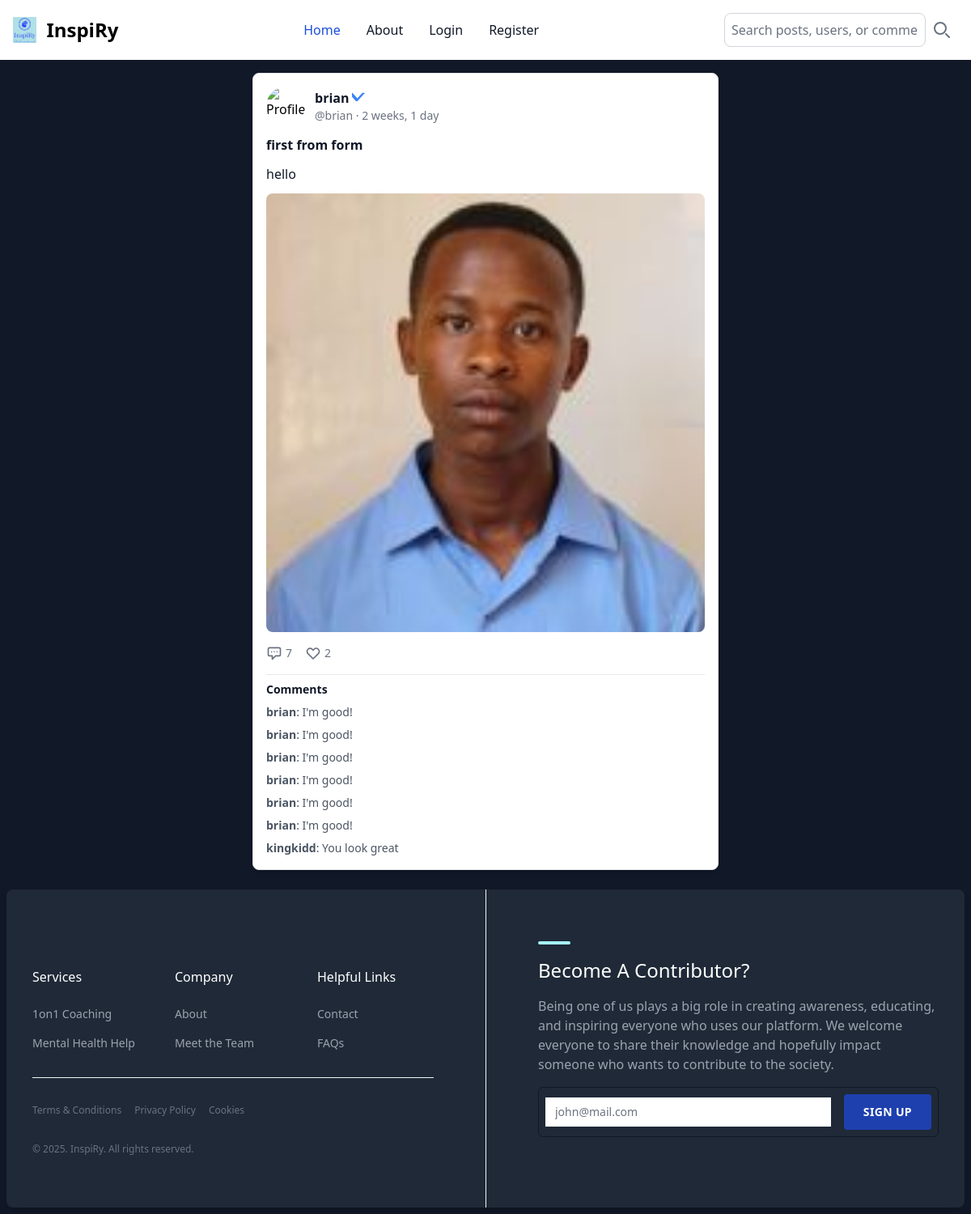
/posts/4/, run on an earlier commit of the app's database.
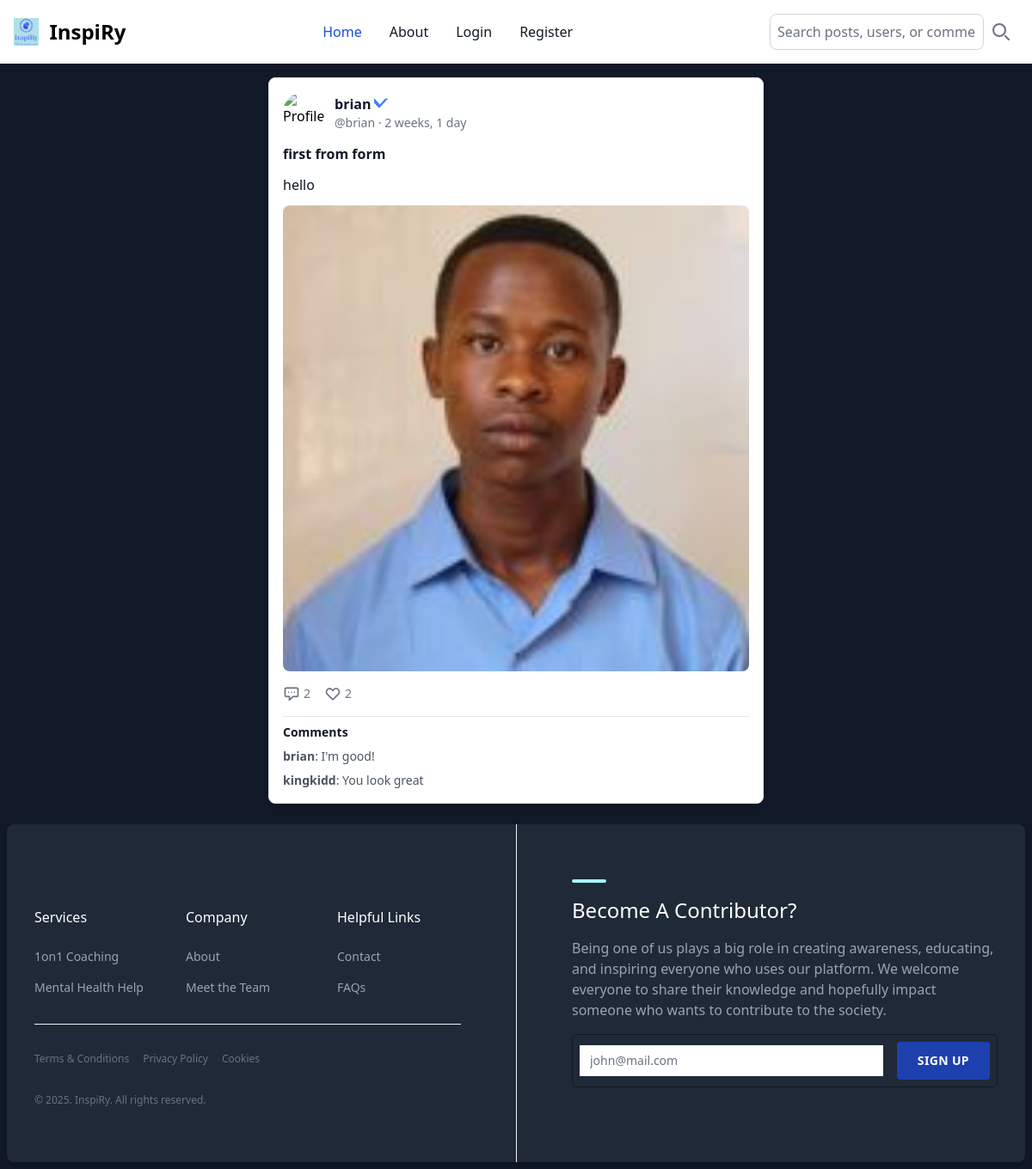
And on a later commit of the database.
### InspiRy/models.py (models this page shows, shortened)
class Post(models.Model):
    title = models.CharField(max_length=200)
    user = models.ForeignKey(User, on_delete=models.CASCADE)
    content = models.TextField()
    created_at = models.DateTimeField(auto_now_add=True)
    post_image= models.ImageField(upload_to="media/posts/images", null=True, blank=True)
    comments_count = models.IntegerField(default=0)
    likes_count = models.IntegerField(default=0)
    class Meta:
        ordering = ['-created_at']

class Comment(models.Model):
    post = models.ForeignKey(Post, on_delete=models.SET_NULL, null=True)
    user = models.ForeignKey(User, on_delete=models.SET_NULL, null=True)
    comment_text = models.TextField()

### InspiRy/views.py (the view, shortened to what this page needs)
# urls.py: path('posts/<str:pk>/', views.postPage, name='posts'),
def postPage(request, pk):
    comment_form = CommentForm()
    post = Post.objects.select_related('user').get(id=pk)
    return render(request, 'InspiRy/posts.html', {
        'post': post,
        'username': request.user.username if request.user.is_authenticated else 'Guest',
        'comment_form': comment_form,
    })

### InspiRy/forms.py
class CommentForm(ModelForm):
    class Meta:
        model = Comment
        fields = ['comment_text']

### InspiRy/templates/InspiRy/posts.html (shortened to what this page needs)
{% load static tailwind_tags %}
{% load static %}
<!DOCTYPE html>
<html lang="en">
	<head>
		{% tailwind_css %}
	</head>
    <body class="bg-gray-900">
        <section>
            {% block content %}
            {% include './navbar.html' %}
            {% endblock %}
        </section>
        <div class="flex justify-center items-center min-h-screen p-4">
        <div class="max-w-xl w-full bg-white dark:bg-gray-800 rounded-lg shadow-md border border-gray-200 dark:border-gray-700 p-4">
            <div class="flex items-center space-x-3">
                <img src="{{ post.user.profile_picture.url }}" alt="Profile" class="w-12 h-12 rounded-full object-cover">
                <div>
                    <a href='{% url 'userprofile' post.user.id %}'>
                    <div class="flex items-center space-x-1">
                        <span class="font-bold text-gray-900 dark:text-gray-100 hover:underline">
                            {% if request.user.is_authenticated and request.user == post.user %}
                                {{ username }} (You)
                            {% else %}
                                {{ post.user.username }}
                            {% endif %}
                        </span>
                    </div>
                    </a>
                    <div class="text-gray-500 dark:text-gray-400 text-sm">@{{ post.user.username }} · {{ post.created_at|timesince }}</div>
                </div>
            </div>
             <div class="mt-3 text-gray-900 font-bold dark:text-gray-100 text-base">{{ post.title }}</div>
            <div class="mt-3 text-gray-900 dark:text-gray-100 text-base">{{ post.content }}</div>
            {% if post.post_image %}
                <div class="mt-3">
                    <img src="{{ post.post_image.url }}" alt="Media" class="w-full rounded-lg object-cover">
                </div>
            {% endif %}
            <div class="mt-4 flex items-center space-x-4 text-gray-500 dark:text-gray-400 text-sm">
                <div class="flex items-center space-x-1">
					<a href='{% url 'posts' post.id %}'>
                    <svg  class="w-5 h-5" fill="none" stroke="currentColor" viewBox="0 0 24 24">
                        <path stroke-linecap="round" stroke-linejoin="round" stroke-width="2" d="M8 10h.01M12 10h.01M16 10h.01M9 16H5a2 2 0 01-2-2V6a2 2 0 012-2h14a2 2 0 012 2v8a2 2 0 01-2 2h-5l-5 5v-5z"></path>
                    </svg>
					</a>
                    <span>{{ post.comments_count|default:0 }}</span>
                </div>
                <div class="flex items-center space-x-1">
                    {% if request.user.is_authenticated %}
                        <form method="post" action="">
                            {% csrf_token %}
                            <input type="hidden" name="post_id" value="{{ post.id }}">
                            <button type="submit" name="like_submit" class="flex items-center space-x-1 text-gray-500 hover:text-red-500">
                                <svg class="w-5 h-5" fill="none" stroke="currentColor" viewBox="0 0 24 24">
                                    <path stroke-linecap="round" stroke-linejoin="round" stroke-width="2" d="M4.318 6.318a4.5 4.5 0 000 6.364L12 20.364l7.682-7.682a4.5 4.5 0 00-6.364-6.364L12 7.636l-1.318-1.318a4.5 4.5 0 00-6.364 0z"></path>
                                </svg>
                                <span>{{ post.likes_count|default:0 }}</span>
                            </button>
                        </form>
                    {% else %}
                        <a href="{% url 'login' %}" class="flex items-center space-x-1 text-gray-500 hover:text-red-500">
                            <svg class="w-5 h-5" fill="none" stroke="currentColor" viewBox="0 0 24 24">
                                <path stroke-linecap="round" stroke-linejoin="round" stroke-width="2" d="M4.318 6.318a4.5 4.5 0 000 6.364L12 20.364l7.682-7.682a4.5 4.5 0 00-6.364-6.364L12 7.636l-1.318-1.318a4.5 4.5 0 00-6.364 0z"></path>
                            </svg>
                            <span>{{ post.likes_count|default:0 }}</span>
                        </a>
                    {% endif %}
                </div>
            </div>
            <div class="mt-4 border-t border-gray-200 dark:border-gray-700 pt-2">
                <h3 class="text-sm font-semibold text-gray-900 dark:text-gray-100">Comments</h3>
                {% for comment in post.comment_set.all %}
                    <div class="mt-2 text-gray-600 dark:text-gray-300 text-sm flex items-center justify-between">
                        <div>
                            <span class="font-bold">{{ comment.user.username|default:'Deleted User' }}</span>: {{ comment.comment_text }}
                        </div>
                    </div>
                {% empty %}
                    <p class="text-gray-500 dark:text-gray-400 text-sm">No comments yet.</p>
                {% endfor %}
            </div>
        </div>
        </div>
        <section>
            {% include './footer.html' %}
        </section>
    </body>
</html>

### InspiRy/templates/InspiRy/navbar.html (shortened to what this page needs)
{% load static tailwind_tags %}
<!DOCTYPE html>
<html lang="en">
	<head>
		{% tailwind_css %}
	</head>
	<nav class="bg-white border-gray-200 dark:bg-gray-900">
		<div class=" flex flex-wrap items-center justify-between mx-auto p-4">
		<a href="/" class="flex items-center space-x-3 rtl:space-x-reverse">
			<img src="{% static 'InspiRy/inspiry-high-resolution-logo.png' %}" class="h-8" alt="Logo" />
			<span class="self-center text-2xl font-semibold whitespace-nowrap dark:text-white">InspiRy</span>
		</a>
		<div class="flex md:order-2">
			<form method="get" action="{% url 'search_posts' %}" class="flex items-center ">
    			<input type="text" name="q" value="{{ search_query|default:'' }}" placeholder="Search posts, users, or comments..." class="w-full p-2 rounded-lg border border-gray-300 dark:border-gray-700  bg-white dark:bg-gray-800 text-gray-900 dark:text-gray-100 focus:outline-none">
    			<button type="submit" class=" text-gray-500 dark:text-gray-400 hover:bg-gray-100 dark:hover:bg-gray-700 focus:outline-none focus:ring-4 focus:ring-gray-200 dark:focus:ring-gray-700 rounded-r-md text-sm p-2.5">
        			<svg class="w-5 h-5" aria-hidden="true" xmlns="http://www.w3.org/2000/svg" fill="none" viewBox="0 0 20 20">
            			<path stroke="currentColor" stroke-linecap="round" stroke-linejoin="round" stroke-width="2" d="m19 19-4-4m0-7A7 7 0 1 1 1 8a7 7 0 0 1 14 0Z"/>
        			</svg>
    			</button>
			</form>
		</div>
		  <div class="items-center justify-between hidden w-full md:flex md:w-auto md:order-1" id="navbar-search">
			<ul class="flex flex-col p-4 md:p-0 mt-4 font-medium border border-gray-100 rounded-lg bg-gray-50 md:space-x-8 rtl:space-x-reverse md:flex-row md:mt-0 md:border-0 md:bg-white dark:bg-gray-800 md:dark:bg-gray-900 dark:border-gray-700">
			  <li>
				<a href="{% url "testPage" %}" class="block py-2 px-3 text-white bg-blue-700 rounded md:bg-transparent md:text-blue-700 md:p-0 md:dark:text-blue-500" aria-current="page">Home</a>
			  </li>
			  <li>
				<a href="{% url 'contact' %}" class="block py-2 px-3 text-gray-900 rounded hover:bg-gray-100 md:hover:bg-transparent md:hover:text-blue-700 md:p-0 md:dark:hover:text-blue-500 dark:text-white dark:hover:bg-gray-700 dark:hover:text-white md:dark:hover:bg-transparent dark:border-gray-700">About</a>
			  </li>
			  {% if request.user.is_authenticated %}
			  <li>
				<a href="{% url "userprofile" pk=request.user.id %}" class="block py-2 px-3 text-gray-900 rounded hover:bg-gray-100 md:hover:bg-transparent md:hover:text-blue-700 md:p-0 dark:text-white md:dark:hover:text-blue-500 dark:hover:bg-gray-700 dark:hover:text-white md:dark:hover:bg-transparent dark:border-gray-700">Profile</a>
			  </li>
			  <li>
				<a href="{% url "logout" %}" class="block py-2 px-3 text-gray-900 rounded hover:bg-gray-100 md:hover:bg-transparent md:hover:text-blue-700 md:p-0 dark:text-white md:dark:hover:text-blue-500 dark:hover:bg-gray-700 dark:hover:text-white md:dark:hover:bg-transparent dark:border-gray-700">Logout</a>
			  </li>
			  {% else %}
			  <li>
				<a href="{% url "login" %}" class="block py-2 px-3 text-gray-900 rounded hover:bg-gray-100 md:hover:bg-transparent md:hover:text-blue-700 md:p-0 dark:text-white md:dark:hover:text-blue-500 dark:hover:bg-gray-700 dark:hover:text-white md:dark:hover:bg-transparent dark:border-gray-700">Login</a>
			  </li>
			  <li>
				<a href="{% url "register" %}" class="block py-2 px-3 text-gray-900 rounded hover:bg-gray-100 md:hover:bg-transparent md:hover:text-blue-700 md:p-0 dark:text-white md:dark:hover:text-blue-500 dark:hover:bg-gray-700 dark:hover:text-white md:dark:hover:bg-transparent dark:border-gray-700">Register</a>
			  </li>
			  {% endif %}
			</ul>
		  </div>
		</div>
	  </nav>
</html>

### InspiRy/templates/InspiRy/footer.html (shortened to what this page needs)
{% load static tailwind_tags %}
<!DOCTYPE html>
<html lang="en">
	<head>
		{% tailwind_css %}
	</head>
  <footer id="footer" class="bg-gray-800 shadow-lg rounded-lg m-2">
		<div class="mx-auto max-w-screen-xl px-4 sm:px-6 lg:px-8">
		  <div class="lg:grid lg:grid-cols-2">
			<div
			  class="border-b border-gray-100 py-8 lg:order-last lg:border-b-0 lg:border-s lg:py-16 lg:ps-16"
			>
			  <div class="mt-8 space-y-4 lg:mt-0">
				<span class="hidden h-1 w-10 rounded bg-cyan-200 lg:block"></span>
				<div>
				  <h2 class="text-2xl font-medium text-white">Become A Contributor?</h2>
				  <p class="mt-4 max-w-lg text-gray-400">
					Being one of us plays a big role in creating awareness, educating, and inspiring everyone who uses our platform. We welcome everyone to share their knowledge and hopefully impact someone who wants to contribute to the society.
				  </p>
				</div>
				<form class="mt-6 w-full">
				  <div
					class="rounded-md border border-gray-900 p-2 focus-within:ring sm:flex sm:items-center sm:gap-4"
				  >
					<input
					  type="email"
					  id="UserEmail"
					  placeholder="john@mail.com"
					  class="w-full border-none focus:border-transparent focus:ring-transparent sm:text-sm"
					/>
					<button
					  class="mt-1 w-full rounded bg-blue-800 px-6 py-3 text-sm font-bold uppercase tracking-wide text-white transition hover:bg-blue-400 sm:mt-0 sm:w-auto sm:shrink-0"
					>
					  Sign Up
					</button>
				  </div>
				</form>
			  </div>
			</div>
			<div class="py-8 lg:py-16 lg:pe-16">
			  <div class="mt-8 grid grid-cols-1 gap-8 sm:grid-cols-3">
				<div>
				  <p class="font-medium text-white">Services</p>
				  <ul class="mt-6 space-y-4 text-sm">
					<li>
					  <a href="{%url 'contact' %}" class="text-gray-400 transition hover:opacity-75"> 1on1 Coaching </a>
					</li>
					<li>
					  <a href="{%url 'contact' %}" class="text-gray-400 transition hover:opacity-75"> Mental Health Help </a>
					</li>
				  </ul>
				</div>
				<div>
				  <p class="font-medium text-white">Company</p>
				  <ul class="mt-6 space-y-4 text-sm">
					<li>
					  <a href="{%url 'contact' %}" class="text-gray-400 transition hover:opacity-75"> About </a>
					</li>
					<li>
					  <a href="{%url 'contact' %}" class="text-gray-400 transition hover:opacity-75"> Meet the Team </a>
					</li>
				  </ul>
				</div>
				<div>
				  <p class="font-medium text-white">Helpful Links</p>
				  <ul class="mt-6 space-y-4 text-sm">
					<li>
					  <a href="{%url 'contact' %}" class="text-gray-400 transition hover:opacity-75"> Contact </a>
					</li>
					<li>
					  <a href="{%url 'contact' %}" class="text-gray-400 transition hover:opacity-75"> FAQs </a>
					</li>
				  </ul>
				</div>
			  </div>
			  <div class="mt-8 border-t border-gray-100 pt-8">
				<ul class="flex flex-wrap gap-4 text-xs">
				  <li>
					<a href="{%url 'etc' %}" class="text-gray-500 transition hover:opacity-75"> Terms & Conditions </a>
				  </li>
				  <li>
					<a href="{%url 'etc' %}" class="text-gray-500 transition hover:opacity-75"> Privacy Policy </a>
				  </li>
				  <li>
					<a href="{%url 'etc' %}" class="text-gray-500 transition hover:opacity-75"> Cookies </a>
				  </li>
				</ul>
				<p class="mt-8 text-xs text-gray-500">&copy; 2025. InspiRy. All rights reserved.</p>
			  </div>
			</div>
		  </div>
		</div>
	  </footer>
</html>

What changed in the data, as far as the page shows it:
removed Comment: user.username "brian", comment_text "I'm good!"
removed Comment: user.username "brian", comment_text "I'm good!"
removed Comment: user.username "brian", comment_text "I'm good!"
removed Comment: user.username "brian", comment_text "I'm good!"
removed Comment: user.username "brian", comment_text "I'm good!"
changed Post "first from form": comments_count "7" → "2"
